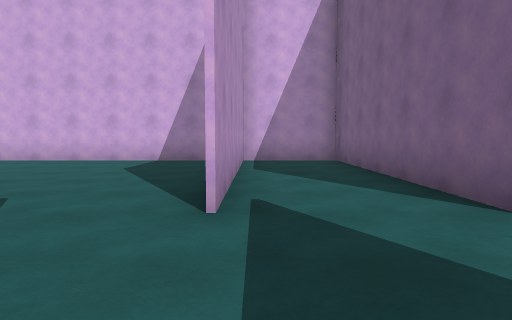
view 1 (above)

23 first-person views from a walk through a Unity game level. The camera is 1.2 m above the floor, tilts 4° down and sees 75° across. The floor is counted in squares, 2 m on a side. Each view is taken from the middle of a square. On the plan, view 1 faces up. The plan holds only what a view shows up to about 10 squares ahead; the rest is blank. The place goes on beyond the plan. The player character is not drawn.

view 2
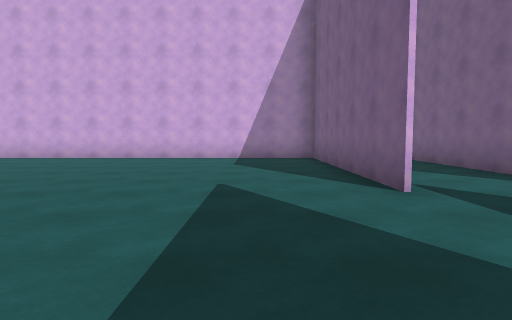

view 3
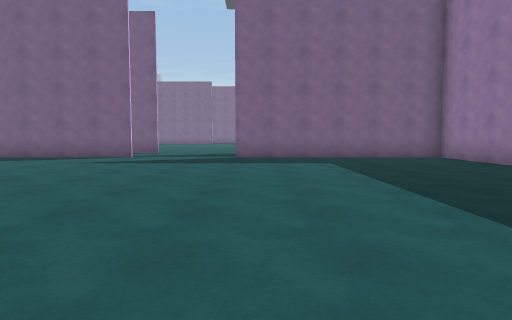

view 4
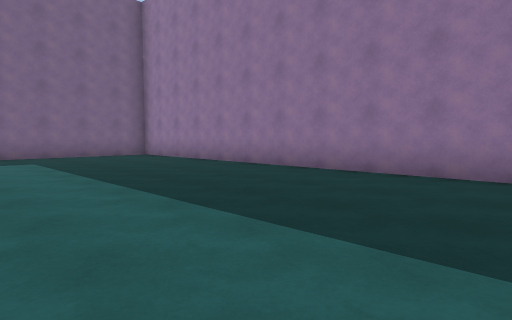

view 5
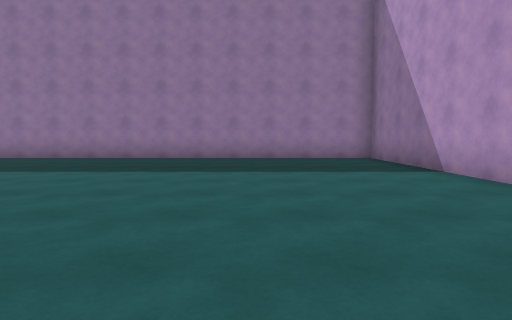

view 6
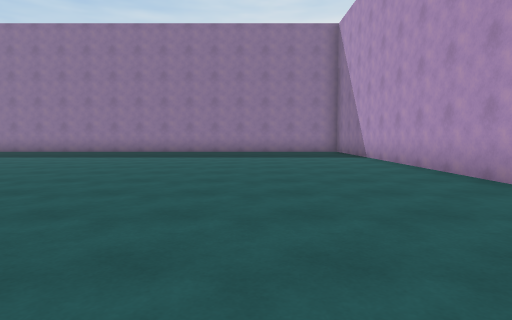

view 7
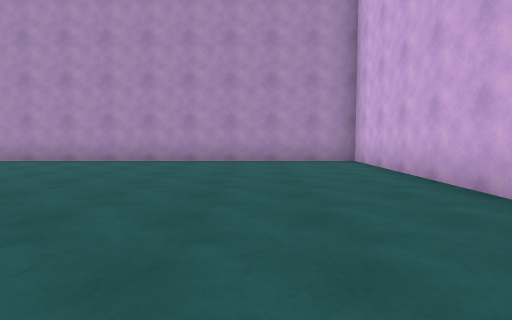

view 8
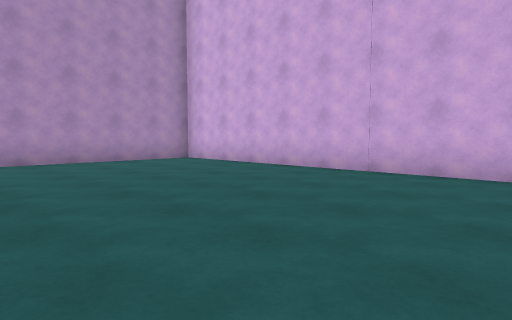

view 9
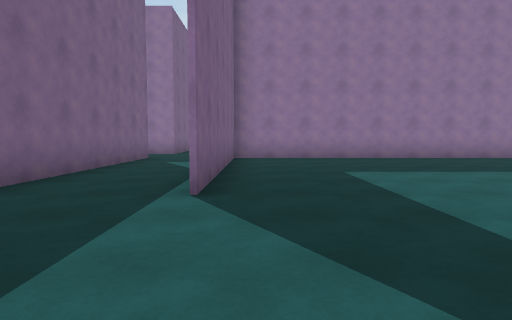

view 10
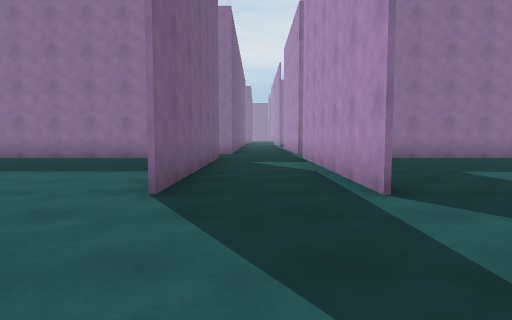

view 11
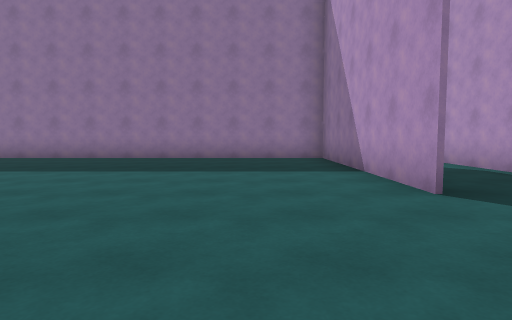

view 12
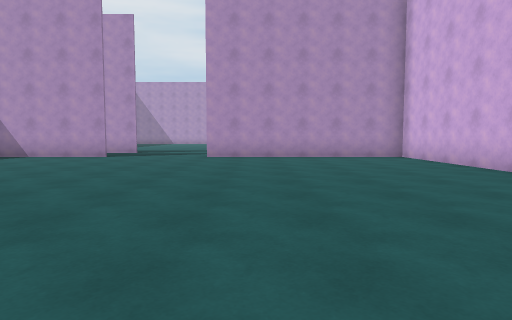

view 13
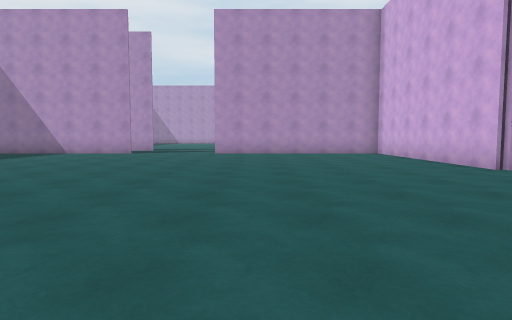

view 14
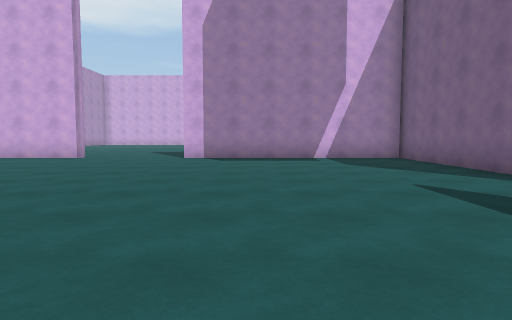

view 15
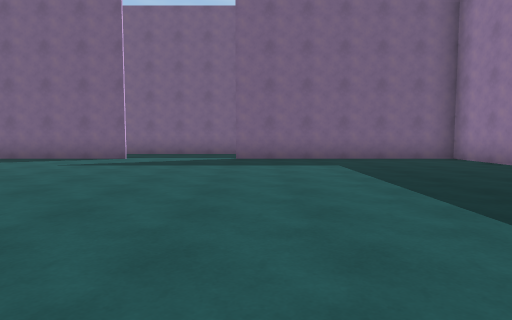

view 16
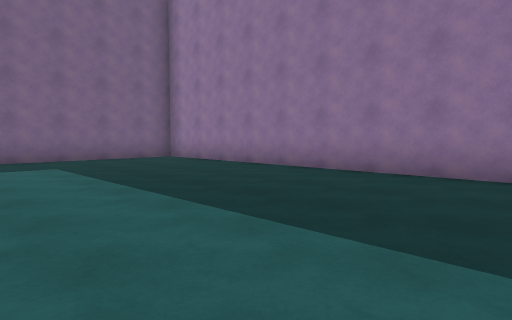

view 17
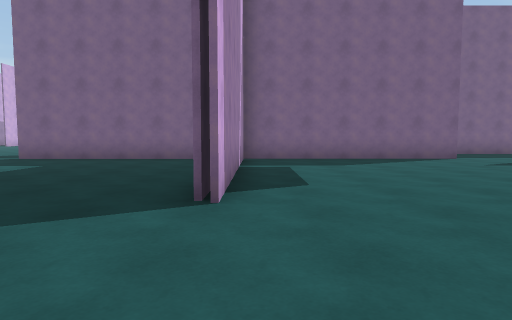

view 18
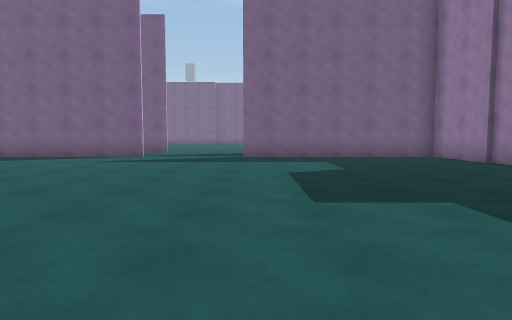

view 19
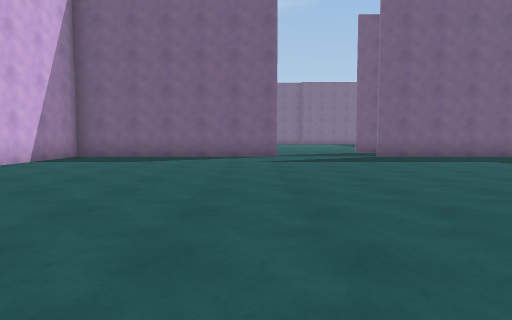

view 20
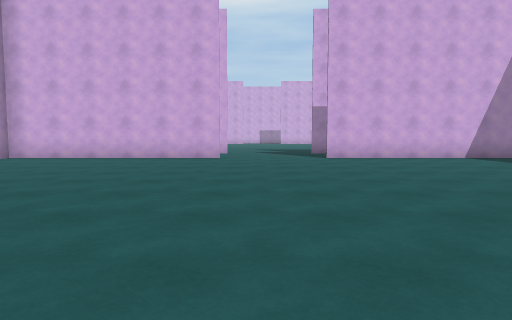

view 21
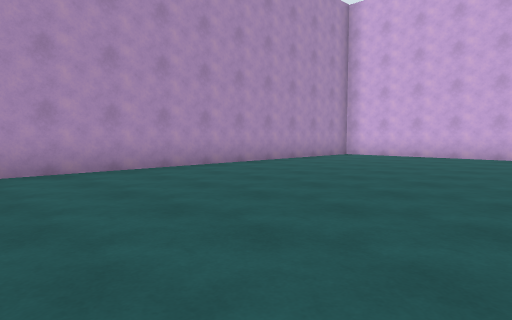

view 22
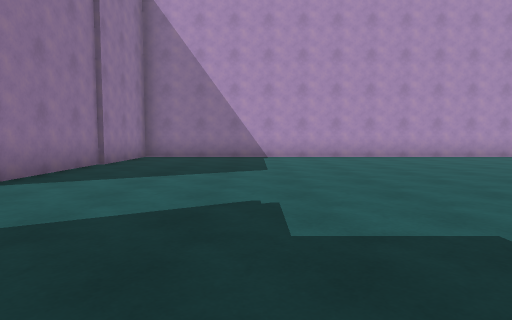

view 23
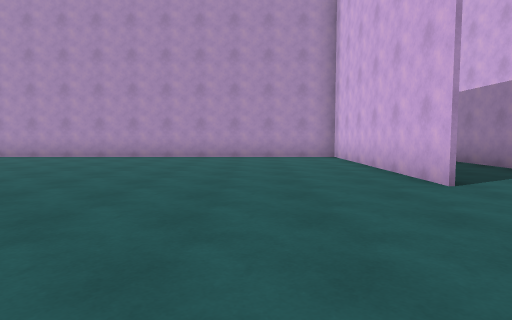

### Floor plan
Points are (right, up) in squares from view 1. A wall is a line through its corners. A room is listed if a view was taken in it or the views show most of it. See-through windows are left out.
Room 1 (views 1, 2, 3, 4, 5, 6, 7, 8, 9, 10)
walls: (-0.4, 2.5) (-0.4, 8.5); (-0.3, -0.4) (-0.3, -6.4); (2, 2.6) (2, 8.6); (-0.3, 8.4) (-0.3, 2.5); (1.9, 8.5) (-15.2, 8.5) (-15.2, -6.3) (-0.4, -6.3) (-0.4, -0.4); (2, -6.5) (2, -0.4)
ways out: opening at (2, 1) to room 2; opening at (1, -6)
Room 2 (views 11, 12, 13, 14, 15, 16, 17)
walls: (17, 2.5) (17, 8.5) (10.9, 8.5); (8.1, 8.5) (1.9, 8.5); (2.1, -0.4) (2.1, -6.3) (17, -6.3) (17, -0.4); (2.1, 8.4) (2.1, 2.5)
ways out: opening at (2, 1) to room 1; opening at (9.5, 9) to room 3
Room 3 (views 18, 19, 20, 21, 22, 23)
walls: (17, 17.2) (17, 23.3) (10.9, 23.3); (8, 23.3) (2.1, 23.3) (2.1, 8.6); (14, 8.6) (17, 8.6) (17, 14.4); (2, 8.6) (7.6, 8.6)
ways out: opening at (9.5, 9) to room 2; opening at (7, 24)

Where each view was taken, in squares from view 1:
view 1: 0 up, 0 right, facing up
view 2: 1 down, 2 left, facing up
view 3: 1 down, 10 left, facing right
view 4: 1 down, 11 left, facing down-right
view 5: 3 up, 12 left, facing down
view 6: 7 up, 12 left, facing down
view 7: 6 up, 7 left, facing left
view 8: 3 up, 7 left, facing up-left
view 9: 3 up, 1 left, facing down
view 10: 3 up, 1 right, facing down
view 11: 3 up, 4 right, facing down
view 12: 4 up, 12 right, facing left
view 13: 4 up, 14 right, facing left
view 14: 1 down, 13 right, facing up
view 15: 1 down, 8 right, facing right
view 16: 1 down, 8 right, facing down-right
view 17: 8 up, 8 right, facing right
view 18: 14 up, 7 right, facing right
view 19: 18 up, 7 right, facing right
view 20: 14 up, 9 right, facing up
view 21: 13 up, 8 right, facing up-left
view 22: 12 up, 12 right, facing left
view 23: 21 up, 12 right, facing left
